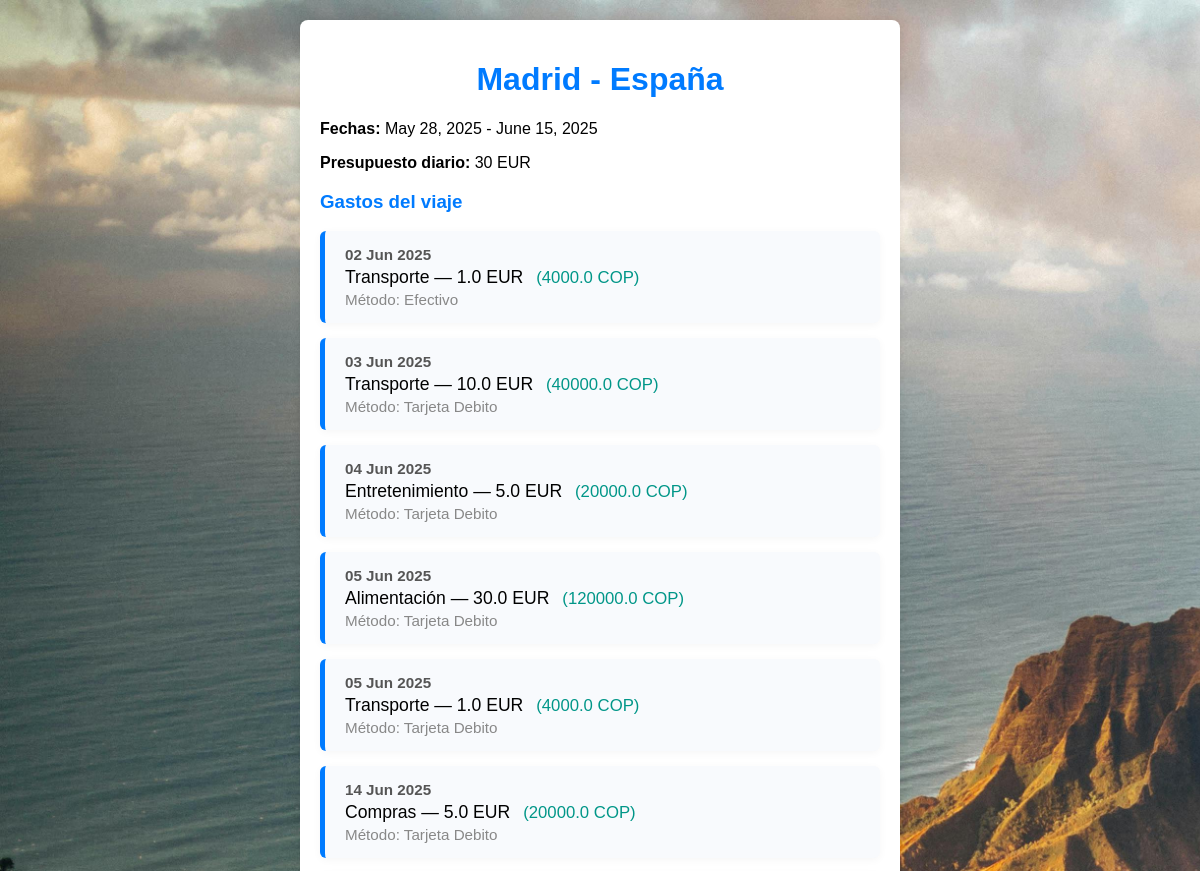
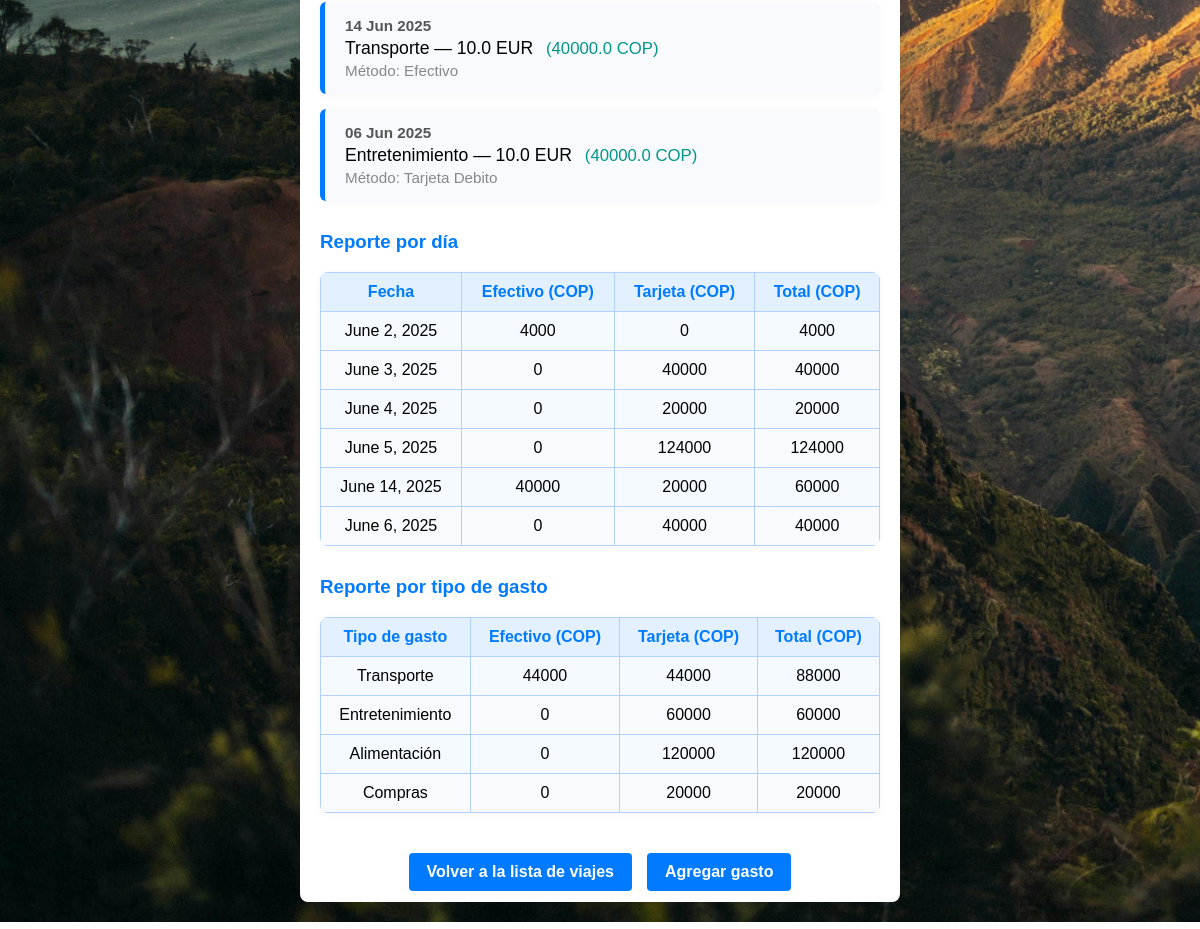
The page /viajes/6/ on the database its author committed (2 pictures, top to bottom).
### viajes/models/Viaje.py (models this page shows, shortened)
class Viaje(models.Model):
    nombre = models.CharField(max_length=100)
    fecha_inicio = models.DateField()
    fecha_fin = models.DateField()
    presupuesto_diario = models.IntegerField()
    moneda = models.CharField(max_length=10)

### viajes/models/Gasto.py (models this page shows, shortened)
class Gasto(models.Model):
    viaje = models.ForeignKey(Viaje, related_name='gastos', on_delete=models.CASCADE)
    fecha = models.DateField()
    valor_original = models.FloatField()
    valor_en_pesos = models.FloatField()
    metodo_pago = models.ForeignKey(MetodoPago, on_delete=models.CASCADE)
    tipo_gasto = models.ForeignKey(TipoGasto, on_delete=models.CASCADE)

### viajes/models/TipoGasto.py (models this page shows)
class TipoGasto(models.Model):
    nombre = models.CharField(max_length=50)
    def __str__(self):
        return self.nombre

### viajes/models/MetodoPago.py (models this page shows)
class MetodoPago(models.Model):
    nombre = models.CharField(max_length=20)
    def __str__(self):
        return self.nombre

### viajes/views.py (the view)
# urls.py: path('viajes/<int:viaje_id>/', views.detalle_viaje, name='detalle_viaje'),
def detalle_viaje(request, viaje_id):
    viaje = Viaje.objects.get(id=viaje_id)
    gastos = viaje.gastos.all()
    gastos_por_dia = ControlViaje.reporte_gastos_por_dia(gastos)
    gastos_por_tipo = ControlViaje.reporte_gastos_por_tipo(gastos)
    return render(request, 'viajes/detalle_viaje.html', {
        'viaje': viaje,
        'gastos': gastos,
        'gastos_por_dia': gastos_por_dia,
        'gastos_por_tipo': gastos_por_tipo,
    })

### viajes/services/ControlViaje.py (called while the page is built)
    @staticmethod
    def reporte_gastos_por_dia(gastos):
        gastos_por_dia = defaultdict(lambda: {'Efectivo': 0, 'Tarjeta': 0, 'Total': 0})
        for gasto in gastos:
            metodo = 'Efectivo' if 'efectivo' in gasto.metodo_pago.nombre.lower() else 'Tarjeta'
            gastos_por_dia[gasto.fecha][metodo] += gasto.valor_en_pesos
            gastos_por_dia[gasto.fecha]['Total'] += gasto.valor_en_pesos
        return dict(gastos_por_dia)

    @staticmethod
    def reporte_gastos_por_tipo(gastos):
        gastos_por_tipo = defaultdict(lambda: {'Efectivo': 0, 'Tarjeta': 0, 'Total': 0})
        for gasto in gastos:
            metodo = 'Efectivo' if 'efectivo' in gasto.metodo_pago.nombre.lower() else 'Tarjeta'
            tipo = gasto.tipo_gasto.nombre
            gastos_por_tipo[tipo][metodo] += gasto.valor_en_pesos
            gastos_por_tipo[tipo]['Total'] += gasto.valor_en_pesos
        return dict(gastos_por_tipo)

### viajes/templates/viajes/detalle_viaje.html (shortened to what this page needs)
{% load static %}
<!DOCTYPE html>
<html lang="es">
  <head>
    <link rel="stylesheet" href="{% static 'css/estilos.css' %}" />
  </head>
  <body>
    <div class="contenedor-formulario">
      <h1>{{ viaje.nombre }}</h1>
      <p>
        <strong>Fechas:</strong> {{ viaje.fecha_inicio }} - {{ viaje.fecha_fin }}
      </p>
      <p>
        <strong>Presupuesto diario:</strong> {{ viaje.presupuesto_diario }} {{ viaje.moneda }}
      </p>
      <h3 style="color: #007bff; margin-top: 30px margin-bottom: -20px">
        Gastos del viaje
      </h3>
      <div class="gastos-lista">
        {% for gasto in gastos %}
        <div class="gasto-card">
          <div class="gasto-fecha">
            <strong>{{ gasto.fecha|date:"d M Y" }}</strong>
          </div>
          <div class="gasto-descripcion">
            {{ gasto.tipo_gasto }} — {{ gasto.valor_original }} {{ viaje.moneda }}
            <span class="gasto-cop">({{ gasto.valor_en_pesos }} COP)</span>
          </div>
          <div class="gasto-metodo">
            <span>Método: {{ gasto.metodo_pago }}</span>
          </div>
        </div>
        {% empty %}
        <div class="gasto-card gasto-vacio">
          No hay gastos registrados para este viaje.
        </div>
        {% endfor %}
      </div>
      <h3 style="color: #007bff; margin-top: 30px">Reporte por día</h3>
      <table class="reporte">
        <tr>
          <th>Fecha</th>
          <th>Efectivo (COP)</th>
          <th>Tarjeta (COP)</th>
          <th>Total (COP)</th>
        </tr>
        {% for fecha, valores in gastos_por_dia.items %}
        <tr>
          <td>{{ fecha }}</td>
          <td>{{ valores.Efectivo|floatformat:0 }}</td>
          <td>{{ valores.Tarjeta|floatformat:0 }}</td>
          <td>{{ valores.Total|floatformat:0 }}</td>
        </tr>
        {% endfor %}
      </table>
      <h3 style="color: #007bff; margin-top: 30px">
        Reporte por tipo de gasto
      </h3>
      <table class="reporte">
        <tr>
          <th>Tipo de gasto</th>
          <th>Efectivo (COP)</th>
          <th>Tarjeta (COP)</th>
          <th>Total (COP)</th>
        </tr>
        {% for tipo, valores in gastos_por_tipo.items %}
        <tr>
          <td>{{ tipo }}</td>
          <td>{{ valores.Efectivo|floatformat:0 }}</td>
          <td>{{ valores.Tarjeta|floatformat:0 }}</td>
          <td>{{ valores.Total|floatformat:0 }}</td>
        </tr>
        {% endfor %}
      </table>
      <div class="acciones">
        <a class="boton" href="{% url 'lista_viajes' %}"
          >Volver a la lista de viajes</a
        >
        <a class="boton" href="{% url 'registrar_gasto' viaje.id %}"
          >Agregar gasto</a
        >
      </div>
    </div>
  </body>
</html>

### static/css/estilos.css (style rules this page uses)
body { font-family: "Arial", sans-serif; background-image: url("../img/background.jpg"); background-size: cover; background-repeat: no-repeat; margin: 0; padding: 20px; font-family: "Poppins", sans-serif; }
.contenedor-formulario { max-width: 600px; margin: 0 auto; background: white; padding: 20px; border-radius: 8px; box-shadow: 0 0 10px rgba(0, 0, 0, 0.1); max-height: 80vh; overflow-y: auto; scrollbar-width: thin; scrollbar-color: #007bff #f0f4ff; }
*, *::before, *::after { box-sizing: border-box; }
h1 { color: #007bff; text-align: center; }
.boton { background-color: #007bff; color: white; padding: 10px 15px; border: none; border-radius: 4px; cursor: pointer; }
a { color: #007bff; text-decoration: none; border-radius: 4px; padding: 5px 10px; transition: color 0.3s, border-color 0.3s; margin-top: 10px; }
.acciones { display: flex; gap: 10px; }
.gastos-lista { display: flex; flex-direction: column; gap: 15px; margin-bottom: 30px; }
.gasto-card { background: #f8fafd; border-left: 5px solid #007bff; border-radius: 6px; padding: 15px 20px; box-shadow: 0 2px 8px rgba(0, 0, 0, 0.04); transition: box-shadow 0.2s; }
.gasto-fecha { font-size: 0.95em; color: #555; margin-bottom: 4px; }
.gasto-descripcion { font-size: 1.1em; margin-bottom: 3px; }
.gasto-cop { color: #009688; font-size: 0.95em; margin-left: 8px; }
.gasto-metodo { font-size: 0.95em; color: #888; }
.reporte { width: 100%; border-collapse: collapse; margin-bottom: 30px; background: #f8fafd; border-radius: 8px; overflow: hidden; box-shadow: 0 1px 6px rgba(0, 0, 0, 0.04); }
.reporte th, .reporte td { border: 1px solid #b3d1ff; padding: 10px 12px; text-align: center; }
.reporte th { background: #e3f0ff; color: #007bff; font-weight: 600; }
.reporte tr:nth-child(even) { background: #f4faff; }
.acciones { margin-top: 30px; display: flex; gap: 15px; justify-content: center; }
.boton { background: #007bff; color: #fff; border: none; border-radius: 4px; padding: 10px 18px; text-decoration: none; font-weight: 600; transition: background 0.2s; cursor: pointer; }

### rows shown on the page
Viaje: nombre "Madrid - España", fecha_inicio "May 28, 2025", fecha_fin "June 15, 2025", presupuesto_diario "30", moneda "EUR"
Gasto: fecha "02 Jun 2025", tipo_gasto "Transporte", valor_original "1.0", valor_en_pesos "4000.0", metodo_pago "Efectivo", gastos_por_dia "June 2, 2025"
Gasto: fecha "03 Jun 2025", tipo_gasto "Transporte", valor_original "10.0", valor_en_pesos "40000.0", metodo_pago "Tarjeta Debito", gastos_por_dia "June 3, 2025"
Gasto: fecha "04 Jun 2025", tipo_gasto "Entretenimiento", valor_original "5.0", valor_en_pesos "20000.0", metodo_pago "Tarjeta Debito", gastos_por_dia "June 4, 2025"
Gasto: fecha "05 Jun 2025", tipo_gasto "Alimentación", valor_original "30.0", valor_en_pesos "120000.0", metodo_pago "Tarjeta Debito", gastos_por_dia "June 5, 2025"
Gasto: fecha "05 Jun 2025", tipo_gasto "Transporte", valor_original "1.0", valor_en_pesos "4000.0", metodo_pago "Tarjeta Debito"
Gasto: fecha "14 Jun 2025", tipo_gasto "Compras", valor_original "5.0", valor_en_pesos "20000.0", metodo_pago "Tarjeta Debito", gastos_por_dia "June 14, 2025"
Gasto: fecha "14 Jun 2025", tipo_gasto "Transporte", valor_original "10.0", valor_en_pesos "40000.0", metodo_pago "Efectivo"
Gasto: fecha "06 Jun 2025", tipo_gasto "Entretenimiento", valor_original "10.0", valor_en_pesos "40000.0", metodo_pago "Tarjeta Debito", gastos_por_dia "June 6, 2025"
TipoGasto: gastos_por_tipo "Transporte"
TipoGasto: gastos_por_tipo "Entretenimiento"
TipoGasto: gastos_por_tipo "Alimentación"
TipoGasto: gastos_por_tipo "Compras"

### other values the page prints
{{ valores.Efectivo|floatformat:0 }} "4000" "0" "0" "0" "40000" "0"
{{ valores.Tarjeta|floatformat:0 }} "0" "40000" "20000" "124000" "20000" "40000"
{{ valores.Total|floatformat:0 }} "4000" "40000" "20000" "124000" "60000" "40000"
{{ valores.Efectivo|floatformat:0 }} "44000" "0" "0" "0"
{{ valores.Tarjeta|floatformat:0 }} "44000" "60000" "120000" "20000"
{{ valores.Total|floatformat:0 }} "88000" "60000" "120000" "20000"
